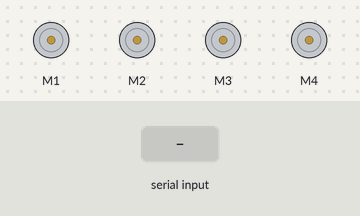
A sketch run on a simulated Arduino Uno, built with avr-gcc and run on an emulated ATmega328P. On the bench: 4 × DC motor (green arrow = forward, orange = backward, longer = faster). Inputs (shaded band) come from the test bench.

Above: at 1.2 s.
1.3 s: "F" received over Serial
At 1.6 s:
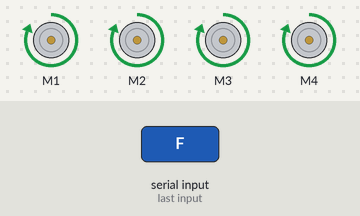
2.8 s: "B" received over Serial
At 4.0 s:
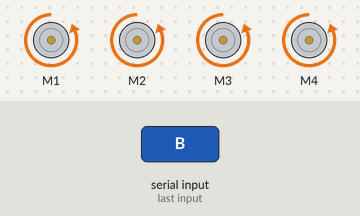
4.3 s: "L" received over Serial
At 5.1 s:
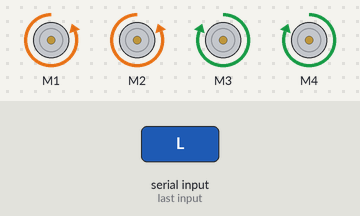
5.8 s: "R" received over Serial
At 6.2 s:
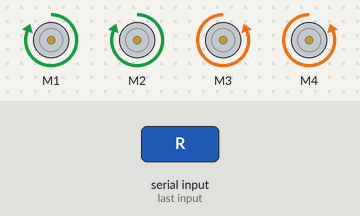
7.3 s: "I" received over Serial
At 8.5 s:
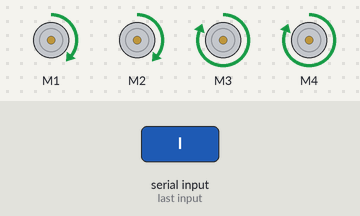
8.8 s: "J" received over Serial
At 9.7 s:
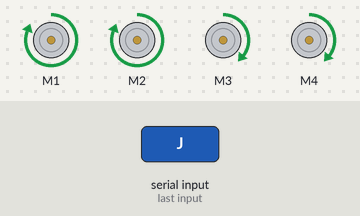
Timing chart, 0 to 11.3 s (numbered marks = the images above; inputs shaded):
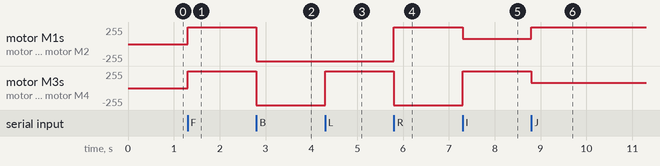

Measured:
- after the input at 1.3 s, motor M1–4: stopped → forward 255/255 at once
- after the input at 2.8 s, motor M1–4: forward 255/255 → backward 255/255 at once
- after the input at 4.3 s, motor M3, motor M4: backward 255/255 → forward 255/255 at once
- after the input at 5.8 s, motor M1, motor M2: backward 255/255 → forward 255/255 at once; motor M3, motor M4: forward 255/255 → backward 255/255 at once
- after the input at 7.3 s, motor M1, motor M2: forward 255/255 → forward 82/255 at once; motor M3, motor M4: backward 255/255 → forward 255/255 at once
- after the input at 8.8 s, motor M1, motor M2: forward 82/255 → forward 255/255 at once; motor M3, motor M4: forward 255/255 → forward 82/255 at once

The sketch:

arduino_uno_with_bt-hc05_robot_car.ino
```cpp
// (licence header left out)
#include <AFMotor.h>

//initial motors pin
AF_DCMotor motor1(1, MOTOR12_1KHZ);
AF_DCMotor motor2(2, MOTOR12_1KHZ);
AF_DCMotor motor3(3, MOTOR34_1KHZ);
AF_DCMotor motor4(4, MOTOR34_1KHZ);

int val;
int speed = 255;

void setup()
{
  Serial.begin(9600);  //Set the baud rate to your Bluetooth module.
}
void loop(){
  if(Serial.available() > 0){
    val = Serial.read();

    Stop(); //initialize with motors stoped

    if (val == 'F'){
      forward();
    }

    if (val == 'B'){
      back();
    }

    if (val == 'L'){
      left();
    }

    if (val == 'R'){
      right();
    }
    if (val == 'I'){
      topRight();
    }

    if (val == 'J'){
      topLeft();
    }

    if (val == 'K'){
      bottomRight();
    }

    if (val == 'M'){
      bottomLeft();
    }
    if (val == 'T'){
      Stop();
    }
  }
}

void forward()
{
  motor1.setSpeed(speed); //Define maximum velocity
  motor1.run(FORWARD); //rotate the motor clockwise
  motor2.setSpeed(speed); //Define maximum velocity
  motor2.run(FORWARD); //rotate the motor clockwise
  motor3.setSpeed(speed);//Define maximum velocity
  motor3.run(FORWARD); //rotate the motor clockwise
  motor4.setSpeed(speed);//Define maximum velocity
  motor4.run(FORWARD); //rotate the motor clockwise
}

void back()
{
  motor1.setSpeed(speed); //Define maximum velocity
  motor1.run(BACKWARD); //rotate the motor anti-clockwise
  motor2.setSpeed(speed); //Define maximum velocity
  motor2.run(BACKWARD); //rotate the motor anti-clockwise
  motor3.setSpeed(speed); //Define maximum velocity
  motor3.run(BACKWARD); //rotate the motor anti-clockwise
  motor4.setSpeed(speed); //Define maximum velocity
  motor4.run(BACKWARD); //rotate the motor anti-clockwise
}

void left()
{
  motor1.setSpeed(speed); //Define maximum velocity
  motor1.run(BACKWARD); //rotate the motor anti-clockwise
  motor2.setSpeed(speed); //Define maximum velocity
  motor2.run(BACKWARD); //rotate the motor anti-clockwise
  motor3.setSpeed(speed); //Define maximum velocity
  motor3.run(FORWARD);  //rotate the motor clockwise
  motor4.setSpeed(speed); //Define maximum velocity
  motor4.run(FORWARD);  //rotate the motor clockwise
}

void right()
{
  motor1.setSpeed(speed); //Define maximum velocity
  motor1.run(FORWARD); //rotate the motor clockwise
  motor2.setSpeed(speed); //Define maximum velocity
  motor2.run(FORWARD); //rotate the motor clockwise
  motor3.setSpeed(speed); //Define maximum velocity
  motor3.run(BACKWARD); //rotate the motor anti-clockwise
  motor4.setSpeed(speed); //Define maximum velocity
  motor4.run(BACKWARD); //rotate the motor anti-clockwise
}

void topLeft(){
  motor1.setSpeed(speed); //Define maximum velocity
  motor1.run(FORWARD); //rotate the motor clockwise
  motor2.setSpeed(speed); //Define maximum velocity
  motor2.run(FORWARD); //rotate the motor clockwise
  motor3.setSpeed(speed/3.1);//Define maximum velocity
  motor3.run(FORWARD); //rotate the motor clockwise
  motor4.setSpeed(speed/3.1);//Define maximum velocity
  motor4.run(FORWARD); //rotate the motor clockwise
}

void topRight()
{
  motor1.setSpeed(speed/3.1); //Define maximum velocity
  motor1.run(FORWARD); //rotate the motor clockwise
  motor2.setSpeed(speed/3.1); //Define maximum velocity
  motor2.run(FORWARD); //rotate the motor clockwise
  motor3.setSpeed(speed);//Define maximum velocity
  motor3.run(FORWARD); //rotate the motor clockwise
  motor4.setSpeed(speed);//Define maximum velocity
  motor4.run(FORWARD); //rotate the motor clockwise
}

void bottomLeft()
{
  motor1.setSpeed(speed); //Define maximum velocity
  motor1.run(BACKWARD); //rotate the motor anti-clockwise
  motor2.setSpeed(speed); //Define maximum velocity
  motor2.run(BACKWARD); //rotate the motor anti-clockwise
  motor3.setSpeed(speed/3.1); //Define maximum velocity
  motor3.run(BACKWARD); //rotate the motor anti-clockwise
  motor4.setSpeed(speed/3.1); //Define maximum velocity
  motor4.run(BACKWARD); //rotate the motor anti-clockwise
}

void bottomRight()
{
  motor1.setSpeed(speed/3.1); //Define maximum velocity
  motor1.run(BACKWARD); //rotate the motor anti-clockwise
  motor2.setSpeed(speed/3.1); //Define maximum velocity
  motor2.run(BACKWARD); //rotate the motor anti-clockwise
  motor3.setSpeed(speed); //Define maximum velocity
  motor3.run(BACKWARD); //rotate the motor anti-clockwise
  motor4.setSpeed(speed); //Define maximum velocity
  motor4.run(BACKWARD); //rotate the motor anti-clockwise
}


void Stop()
{
  motor1.setSpeed(0); //Define minimum velocity
  motor1.run(RELEASE); //stop the motor when release the button
  motor2.setSpeed(0); //Define minimum velocity
  motor2.run(RELEASE); //rotate the motor clockwise
  motor3.setSpeed(0); //Define minimum velocity
  motor3.run(RELEASE); //stop the motor when release the button
  motor4.setSpeed(0); //Define minimum velocity
  motor4.run(RELEASE); //stop the motor when release the button
}
```
